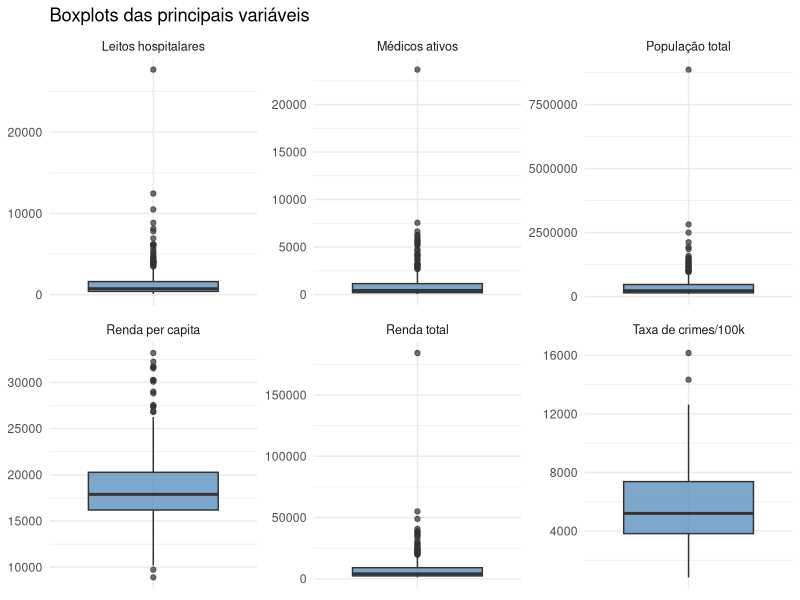
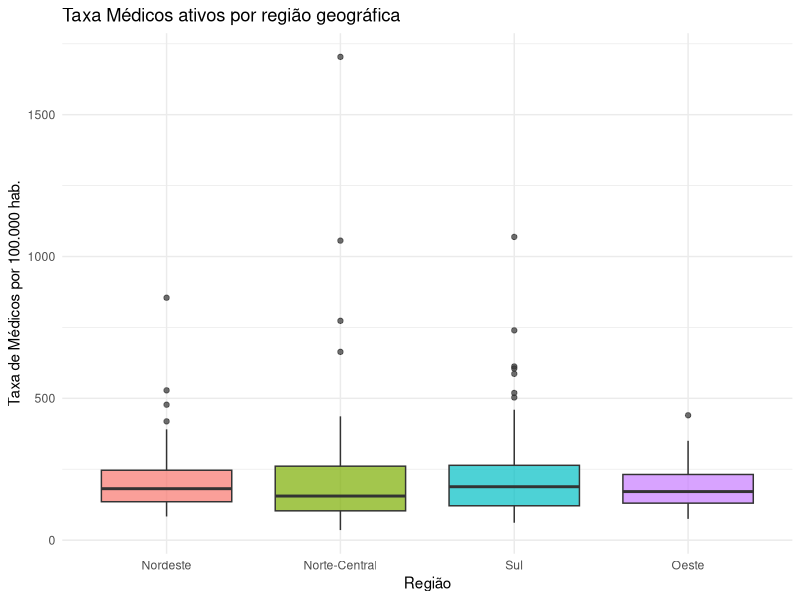
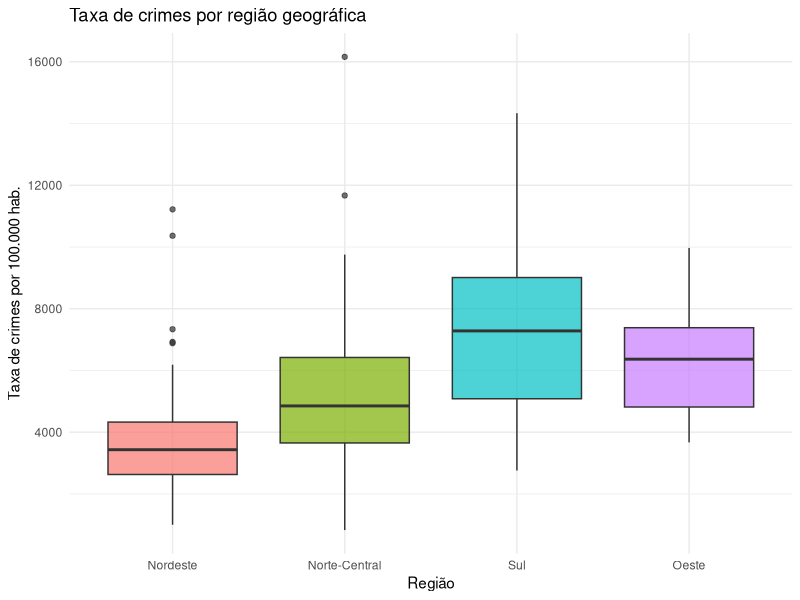
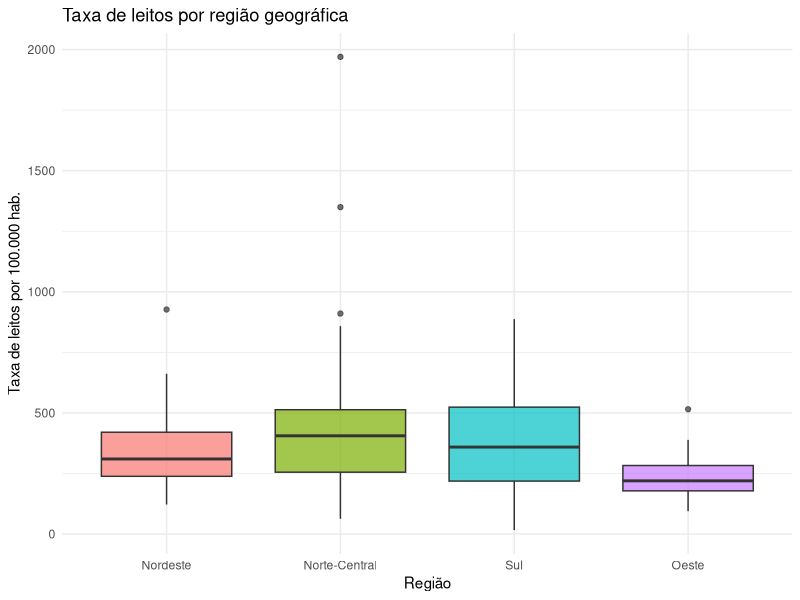
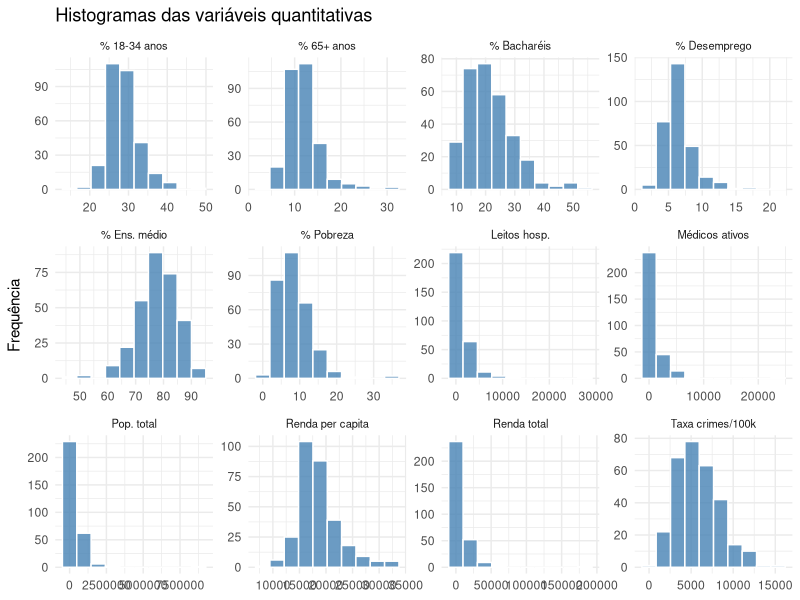
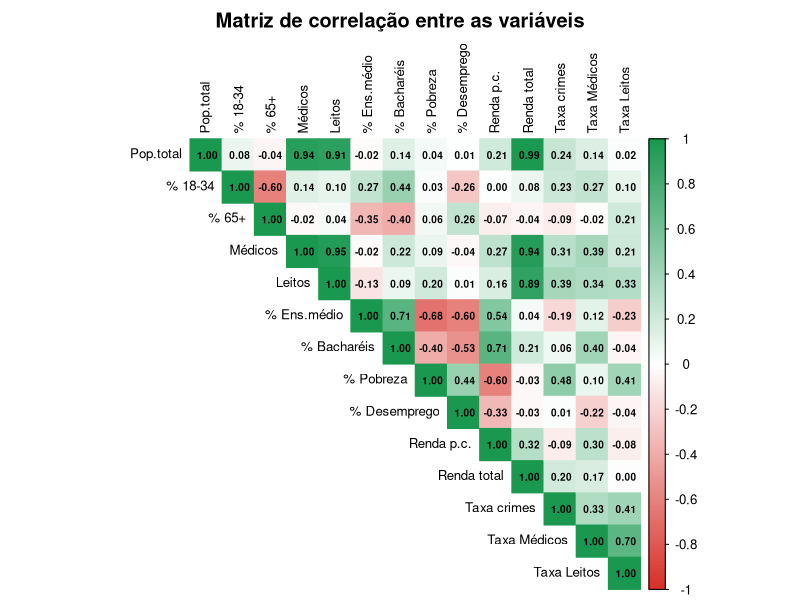
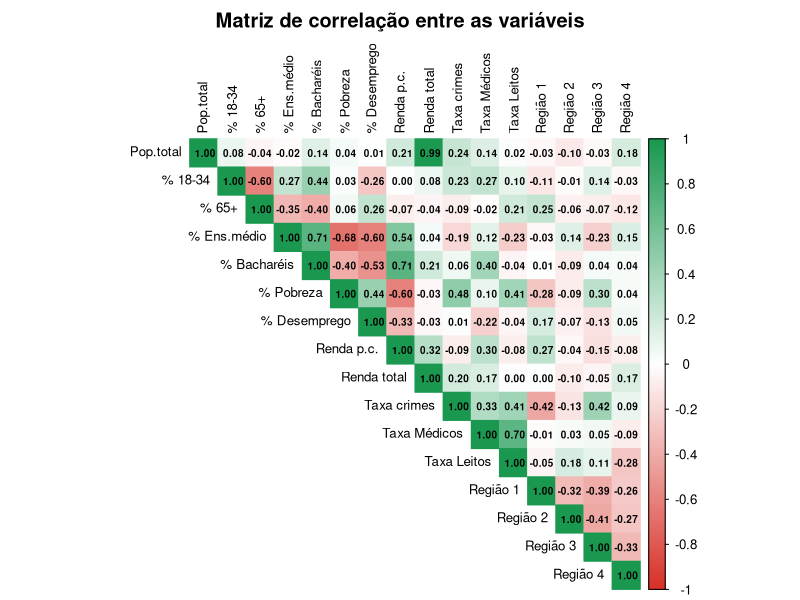

Source code (R) for these figures, in order:
## ---- chunk 1

library(ggplot2)
library(tidyverse)
library(openxlsx)
library(readxl)
library(corrplot)

#setwd("C:/Users/Helio/OneDrive/Documents/Analise_regressao_linear/trabalho")

database <- read.xlsx("dados_trabalho.xlsx")

# Criar taxa de crimes por 100.000 habitantes
database$taxa_crimes <- database$x9 / database$x4 * 100000

# Criando a taxa de médicos por 100.00 habitantes
database$taxa_medicos <- database$x7 / database$x4 * 100000

# Criando a taxa de leitos por 100.00 habitantes
database$taxa_leitos <- database$x8 / database$x4 * 100000


# Região como fator com rótulos
database$x16 <- factor(database$x16, levels = 1:4,
                        labels = c("Nordeste", "Norte-Central", "Sul", "Oeste"))

head(database)

## ---- chunk 2

set.seed(0038) # Define a seed para garantir que o resultado seja o mesmo se rodar novamente
n_amostra = 300 # Tamanho da amostra

indices_amostra <- sample(1:nrow(database), size = n_amostra, replace = FALSE)

dados_modelo    <- database[indices_amostra, ]
dados_validacao <- database[-indices_amostra, ]

cat("Observações para o modelo:   ", nrow(dados_modelo), "\n")
cat("Observações para validação:  ", nrow(dados_validacao), "\n")

## ---- chunk 3

classificacao <- data.frame(
  Código      = c("ID","x1","x2","x3","x4","x5","x6","x7","x8","x9","x10","x11","x12","x13","x14","x15","x16","taxa_crimes"),
  Descrição   = c("Número de Idendifcação","Nome da Cidade", "Abreviação do nome do Estado","Área da cidade (mi²)","População total","% pop. 18-34 anos",
                  "% pop. 65+ anos","Médicos ativos","Leitos hospitalares",
                  "Total de crimes","% ensino médio completo","% bacharéis",
                  "% abaixo da pobreza","% desempregados","Renda per capita",
                  "Renda total (mi USD)","Região geográfica","Taxa de crimes/100k hab."),
  Tipo        = c("Quantitativa","Categórica Nominal","Categórica Nominal","Quantitativa","Quantitativa","Quantitativa","Quantitativa",
                  "Quantitativa","Quantitativa","Quantitativa","Quantitativa",
                  "Quantitativa","Quantitativa","Quantitativa","Quantitativa",
                  "Quantitativa","Qualitativa","Quantitativa"),
  Escala      = c("Intervalo","Nominal","Nominal","Razão","Razão","Razão","Razão","Razão","Razão","Razão",
                  "Razão","Razão","Razão","Razão","Razão","Razão","Nominal","Razão")
)

knitr::kable(classificacao, caption = "Classificação das variáveis do estudo")

## ---- chunk 4
# Nome das variáveis
vars_num <- dados_modelo[, c("x3","x4","x5","x6","x7","x8","x9",
                              "x10","x11","x12","x13","x14","x15","taxa_crimes")]


# Descrição das variáveis
vars_desc <- c("Área da cidade (mi²)","População total","% pop. 18-34 anos",
                  "% pop. 65+ anos","Médicos ativos","Leitos hospitalares",
                  "Total de crimes","% ensino médio completo","% bacharéis",
                  "% abaixo da pobreza","% desempregados","Renda per capita",
                  "Renda total (mi USD)","Taxa de crimes/100k hab.")

resumo <- data.frame(
  Variável = vars_desc,
  Média    = sapply(vars_num, mean, na.rm = TRUE),
  Mediana  = sapply(vars_num, median, na.rm = TRUE),
  DP       = sapply(vars_num, sd, na.rm = TRUE),
  Mín      = sapply(vars_num, min, na.rm = TRUE),
  Máx      = sapply(vars_num, max, na.rm = TRUE),
  CV_pct = sapply(vars_num, function(x){
    (sd(x, na.rm = TRUE) / mean(x, na.rm = TRUE)) *100
  })
)

resumo[, 2:7] <- round(resumo[, 2:7], 2)

knitr::kable(resumo, row.names = FALSE,
             caption = "Estatísticas descritivas — amostra de modelagem (n=300)")

## ---- chunk 5

knitr::kable(
  table(dados_modelo$x16),
  col.names = c("Região", "Frequência"),
  caption   = "Frequência de cidades por região geográfica — amostra de modelagem"
)

## ---- chunk 6

vars_box <- dados_modelo %>%
  select(x4, x7, x8, x14, x15, taxa_crimes) %>%
  pivot_longer(everything(), names_to = "variavel", values_to = "valor") %>%
  mutate(variavel = recode(variavel,
    x4 = "População total", x7 = "Médicos ativos",
    x8 = "Leitos hospitalares", x14 = "Renda per capita",
    x15 = "Renda total", taxa_crimes = "Taxa de crimes/100k"))

ggplot(vars_box, aes(x = variavel, y = valor)) +
  geom_boxplot(fill = "steelblue", alpha = 0.7) +
  facet_wrap(~variavel, scales = "free", ncol = 3) +
  labs(title = "Boxplots das principais variáveis", x = NULL, y = NULL) +
  theme_minimal() +
  theme(axis.text.x = element_blank(), strip.text = element_text(size = 9))

## ---- chunk 7

ggplot(dados_modelo, aes(x = x16, y = taxa_medicos, fill = x16)) +
  geom_boxplot(alpha = 0.7) +
  labs(title = "Taxa Médicos ativos por região geográfica",
       x = "Região", y = "Taxa de Médicos por 100.000 hab.") +
  theme_minimal() +
  theme(legend.position = "none")

## ---- chunk 8

ggplot(dados_modelo, aes(x = x16, y = taxa_crimes, fill = x16)) +
  geom_boxplot(alpha = 0.7) +
  labs(title = "Taxa de crimes por região geográfica",
       x = "Região", y = "Taxa de crimes por 100.000 hab.") +
  theme_minimal() +
  theme(legend.position = "none")

## ---- chunk 9

ggplot(dados_modelo, aes(x = x16, y = taxa_leitos, fill = x16)) +
  geom_boxplot(alpha = 0.7) +
  labs(title = "Taxa de leitos por região geográfica",
       x = "Região", y = "Taxa de leitos por 100.000 hab.") +
  theme_minimal() +
  theme(legend.position = "none")

## ---- chunk 10

vars_hist <- dados_modelo %>%
  select(x4, x5, x6, x7, x8, x10, x11, x12, x13, x14, x15, taxa_crimes) %>%
  pivot_longer(everything(), names_to = "variavel", values_to = "valor") %>%
  mutate(variavel = recode(variavel,
    x4 = "Pop. total", x5 = "% 18-34 anos", x6 = "% 65+ anos",
    x7 = "Médicos ativos", x8 = "Leitos hosp.", x10 = "% Ens. médio",
    x11 = "% Bacharéis", x12 = "% Pobreza", x13 = "% Desemprego",
    x14 = "Renda per capita", x15 = "Renda total", taxa_crimes = "Taxa crimes/100k"))

ggplot(vars_hist, aes(x = valor)) +
  geom_histogram(bins = 10, fill = "steelblue", color = "white", alpha = 0.8) +
  facet_wrap(~variavel, scales = "free", ncol = 4) +
  labs(title = "Histogramas das variáveis quantitativas", x = NULL, y = "Frequência") +
  theme_minimal() +
  theme(strip.text = element_text(size = 8))

## ---- chunk 11

vars_cor <- dados_modelo %>%
  select(x4, x5, x6, x7, x8, x10, x11, x12, x13, x14, x15, taxa_crimes, taxa_medicos, taxa_leitos)

names(vars_cor) <- c("Pop.total","% 18-34","% 65+","Médicos","Leitos",
                     "% Ens.médio","% Bacharéis","% Pobreza",
                     "% Desemprego","Renda p.c.","Renda total","Taxa crimes", "Taxa Médicos", "Taxa Leitos")

matriz_cor <- cor(vars_cor, use = "complete.obs")

corrplot(matriz_cor,
         method  = "color",
         type    = "upper",
         addCoef.col = "black",
         number.cex  = 0.6,
         tl.cex  = 0.8,
         tl.col  = "black",
         col     = colorRampPalette(c("#d73027","white","#1a9850"))(200),
         title   = "Matriz de correlação entre as variáveis",
         mar     = c(0, 0, 2, 0))

## ---- chunk 12



# Selecionar as variáveis numéricas (usando o seu código)
vars_num <- dados_modelo %>%
  select(x4, x5, x6, x10, x11, x12, x13, x14, x15, taxa_crimes, taxa_medicos, taxa_leitos)

# 3. Renomear as variáveis numéricas
names(vars_num) <- c("Pop.total","% 18-34","% 65+",
                     "% Ens.médio","% Bacharéis","% Pobreza",
                     "% Desemprego","Renda p.c.","Renda total","Taxa crimes", 
                     "Taxa Médicos", "Taxa Leitos")

# 4. Criar as dummies para a região (o '-1' garante que tenhamos 4 colunas, uma para cada região)
dummies_regiao <- model.matrix(~ x16 - 1, data = dados_modelo)

# Limpar os nomes das colunas de região para o gráfico ficar elegante
colnames(dummies_regiao) <- c("Região 1", "Região 2", "Região 3", "Região 4")

# 5. Unir as variáveis numéricas com as dummies de região
vars_cor <- cbind(vars_num, dummies_regiao)

# 6. Calcular a matriz de correlação
matriz_cor <- cor(vars_cor, use = "complete.obs")

# 7. Gerar o gráfico (seu código exato)
library(corrplot) # Certifique-se de carregar o pacote
corrplot(matriz_cor,
         method  = "color",
         type    = "upper",
         addCoef.col = "black",
         number.cex  = 0.6,
         tl.cex  = 0.8,
         tl.col  = "black",
         col     = colorRampPalette(c("#d73027","white","#1a9850"))(200),
         title   = "Matriz de correlação entre as variáveis",
         mar     = c(0, 0, 2, 0))
